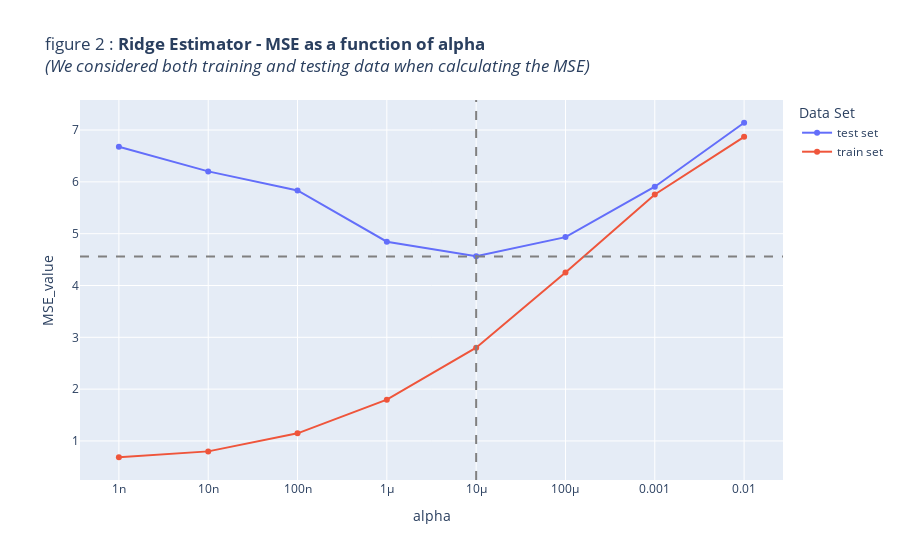

Notebook cell for this chart:
### Markdown cell above
### 5.b Plot how MSE of both the train and test sets change with $\alpha$ <a class="anchor" id="section_5_b"></a>

### Code cell
# RidgeRegression model
model_RidgeReg = (
    RidgeRegression(alpha)
    .fit(x_training_data_std, y_training_data)
    .predict(x_test_data)
)

# Computing MSE values
MSE_train_values, MSE_test_values = [], []
for alpha in alphas:
    MSE_test = (
        RidgeRegression(alpha)
        .fit(x_training_data_std, y_training_data)
        .compute_MSE(x_test_data_std, y_test_data)
    )
    MSE_train = (
        RidgeRegression(alpha)
        .fit(x_training_data_std, y_training_data)
        .compute_MSE(x_training_data_std, y_training_data)
    )
    MSE_test_values.append(MSE_test)
    MSE_train_values.append(MSE_train)

# Store all values in a DataFrame for plotting
df_MSE_test_values = pd.DataFrame(MSE_test_values, columns=["MSE_value"])
df_concat_test = pd.concat((df_MSE_test_values, df_alphas), axis=1)
df_concat_test["Data Set"] = "test set"
df_MSE_train_values = pd.DataFrame(MSE_train_values, columns=["MSE_value"])
df_concat_train = pd.concat((df_MSE_train_values, df_alphas), axis=1)
df_concat_train["Data Set"] = "train set"
df_plot_2 = pd.concat((df_concat_test, df_concat_train), axis=0)

# Displaying values
fig_2 = px.line(
    df_plot_2,
    x="alpha",
    y="MSE_value",
    log_x=True,
    markers=True,
    color="Data Set",
    title="figure 2 : <b>Ridge Estimator - MSE as a function of alpha</b><br><i>(We considered both training and testing data when calculating the MSE)</i>",
)

# Signaling the minimum
fig_2.add_vline(x=10 ** (-5), line_width=2, line_dash="dash", line_color="gray")
fig_2.add_hline(y=4.560085, line_width=2, line_dash="dash", line_color="gray")

fig_2.show()

### Figure 1 — Plotly figure (JSON) as saved in the notebook; plotly's stock layout.template omitted (floating-point values rounded to 4 significant figures)
{"data": [{"hovertemplate": "Data Set=test set<br>alpha=%{x}<br>MSE_value=%{y}<extra></extra>", "legendgroup": "test set", "line": {"color": "#636efa", "dash": "solid"}, "marker": {"symbol": "circle"}, "mode": "markers+lines", "name": "test set", "orientation": "v", "showlegend": true, "type": "scatter", "x": [1e-09, 1e-08, 1e-07, 1e-06, 1e-05, 0.0001, 0.001, 0.01], "xaxis": "x", "y": [6.676, 6.202, 5.833, 4.844, 4.567, 4.934, 5.907, 7.141], "yaxis": "y"}, {"hovertemplate": "Data Set=train set<br>alpha=%{x}<br>MSE_value=%{y}<extra></extra>", "legendgroup": "train set", "line": {"color": "#EF553B", "dash": "solid"}, "marker": {"symbol": "circle"}, "mode": "markers+lines", "name": "train set", "orientation": "v", "showlegend": true, "type": "scatter", "x": [1e-09, 1e-08, 1e-07, 1e-06, 1e-05, 0.0001, 0.001, 0.01], "xaxis": "x", "y": [0.6857, 0.799, 1.147, 1.797, 2.8, 4.25, 5.757, 6.868], "yaxis": "y"}], "layout": {"legend": {"title": {"text": "Data Set"}, "tracegroupgap": 0}, "shapes": [{"line": {"color": "gray", "dash": "dash", "width": 2}, "type": "line", "x0": 1e-05, "x1": 1e-05, "xref": "x", "y0": 0, "y1": 1, "yref": "y domain"}, {"line": {"color": "gray", "dash": "dash", "width": 2}, "type": "line", "x0": 0, "x1": 1, "xref": "x domain", "y0": 4.56, "y1": 4.56, "yref": "y"}], "title": {"text": "figure 2 : <b>Ridge Estimator - MSE as a function of alpha</b><br><i>(We considered both training and testing data when calculating the MSE)</i>"}, "xaxis": {"anchor": "y", "domain": [0, 1], "title": {"text": "alpha"}, "type": "log"}, "yaxis": {"anchor": "x", "domain": [0, 1], "title": {"text": "MSE_value"}}}}
